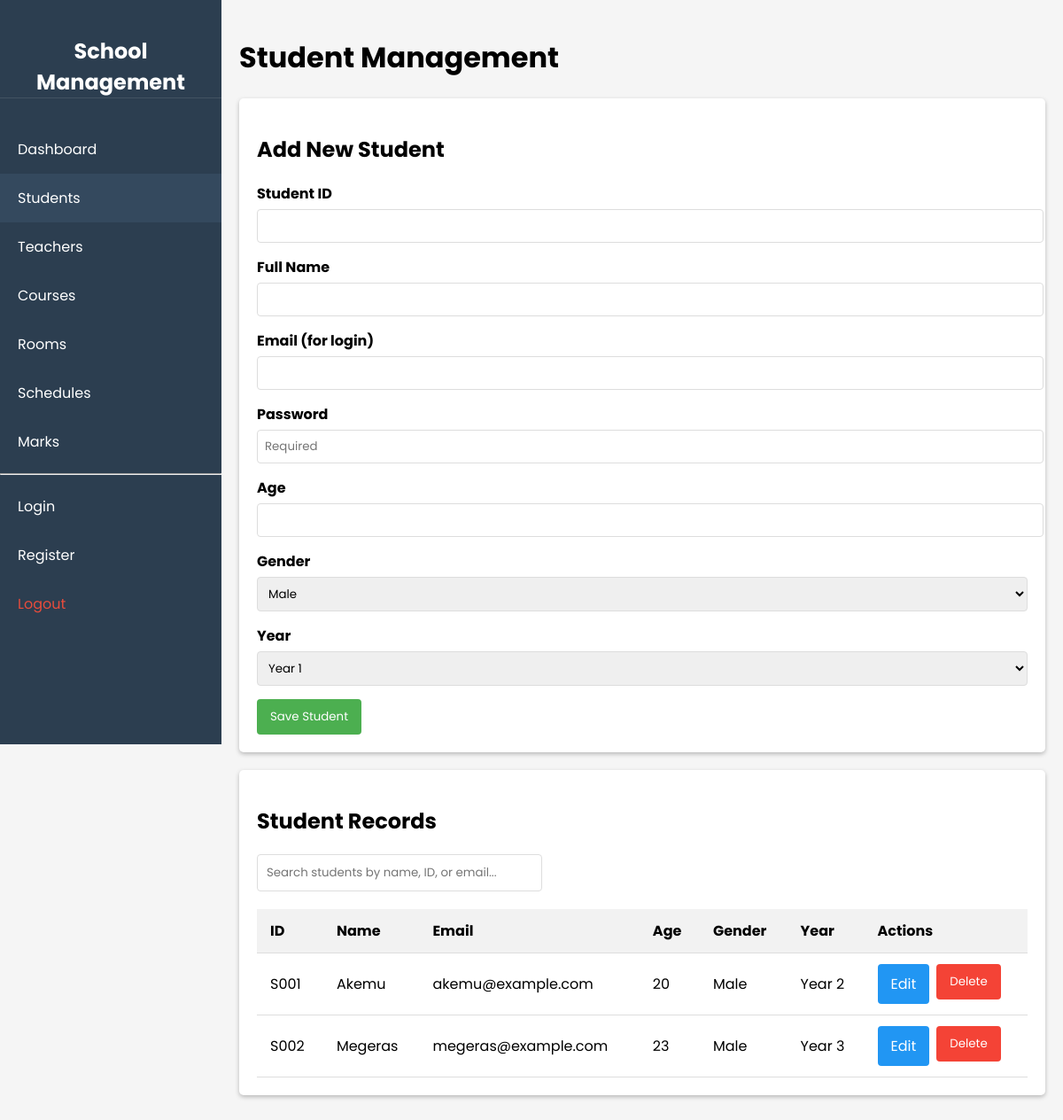
The app's page /students.php (signed in) with its own data.
### tables this page shows
CREATE TABLE students (
    stud_id VARCHAR(10) PRIMARY KEY,
    stud_name VARCHAR(50) NOT NULL,
    email VARCHAR(100) UNIQUE,
    age INT,
    sex ENUM('M', 'F'),
    year INT,
    phone VARCHAR(20) DEFAULT NULL
);

### students.php (the view, shortened to what this page needs)
<?php
require_once "dbcon.php";
$student = ['stud_id' => '', 'stud_name' => '', 'email' => '', 'age' => '', 'sex' => 'M', 'year' => '1'];
$students = [];
$result = $db->query("SELECT stud_id, stud_name, email, age, sex, year FROM students ORDER BY stud_name");
if ($result) {
    $students = $result->fetch_all(MYSQLI_ASSOC);
}
?>
<!DOCTYPE html>
<html lang="en">
<head>
    <link rel="stylesheet" href="css/students.css">
</head>
<body>
    <div class="container">
        <?php require_once 'sidebar.php'; ?>
        <div class="main-content">
            <h1>Student Management</h1>
            <div class="card">
                <h2><?php echo empty($_GET['edit']) ? 'Add New Student' : 'Edit Student'; ?></h2>
                <form method="POST" action="students.php<?php echo isset($_GET['edit']) ? '?edit=' . htmlspecialchars($_GET['edit']) : ''; ?>">
                    <div class="form-group">
                        <label for="stud_id">Student ID</label>
                        <input type="text" id="stud_id" name="stud_id"
                               value="<?php echo htmlspecialchars($student['stud_id']); ?>" required>
                    </div>
                    <div class="form-group">
                        <label for="stud_name">Full Name</label>
                        <input type="text" id="stud_name" name="stud_name"
                               value="<?php echo htmlspecialchars($student['stud_name']); ?>" required>
                    </div>
                    <div class="form-group">
                        <label for="email">Email (for login)</label>
                        <input type="email" id="email" name="email"
                               value="<?php echo htmlspecialchars($student['email'] ?? ''); ?>" <?php echo empty($_GET['edit']) ? 'required' : ''; ?>>
                    </div>
                    <div class="form-group">
                        <label for="password">Password</label>
                        <input type="password" id="password" name="password" minlength="6"
                               placeholder="<?php echo isset($_GET['edit']) ? 'Leave blank to keep current' : 'Required'; ?>"
                               <?php echo empty($_GET['edit']) ? 'required' : ''; ?>>
                    </div>
                    <div class="form-group">
                        <label for="age">Age</label>
                        <input type="number" id="age" name="age" min="10" max="99"
                               value="<?php echo htmlspecialchars($student['age']); ?>">
                    </div>
                    <div class="form-group">
                        <label for="sex">Gender</label>
                        <select id="sex" name="sex">
                            <option value="M" <?php echo ($student['sex'] == 'M') ? 'selected' : ''; ?>>Male</option>
                        </select>
                    </div>
                    <div class="form-group">
                        <label for="year">Year</label>
                        <select id="year" name="year">
                            <?php for ($i = 1; $i <= 5; $i++):  ?>
                                <option value="<?php echo $i; ?>"
                                    <?php echo ($student['year'] == $i) ? 'selected' : ''; ?>>
                                    Year <?php echo $i; ?>
                                </option>
                            <?php endfor; ?>
                        </select>
                    </div>
                    <button type="submit" name="save_student">Save Student</button>
                </form>
            </div>
            <div class="card">
                <h2>Student Records</h2>
                <div class="search-box">
                    <input type="text" id="searchInput" placeholder="Search students by name, ID, or email...">
                </div>
                <table id="studentTable">
                    <thead>
                        <tr>
                            <th>ID</th>
                            <th>Name</th>
                            <th>Email</th>
                            <th>Age</th>
                            <th>Gender</th>
                            <th>Year</th>
                            <th>Actions</th>
                        </tr>
                    </thead>
                    <tbody>
                        <?php foreach ($students as $s): ?>
                            <tr>
                                <td><?php echo htmlspecialchars($s['stud_id']); ?></td>
                                <td><?php echo htmlspecialchars($s['stud_name']); ?></td>
                                <td><?php echo htmlspecialchars($s['email'] ?? 'N/A'); ?></td>
                                <td><?php echo htmlspecialchars($s['age']); ?></td>
                                <td><?php echo ($s['sex'] == 'M') ? 'Male' : 'Female'; ?></td>
                                <td>Year <?php echo htmlspecialchars($s['year']); ?></td>
                                <td class="btn-container">
                                    <a href="students.php?edit=<?php echo urlencode($s['stud_id']); ?>
                                        " class="btn btn-edit">Edit</a>
                                    <form method="POST" action="students.php" style="display:inline;">
                                        <button type="submit" name="delete_student" class="btn btn-danger"
                                                onclick="return confirm('Are you sure you want to delete this student and their login account?')">Delete</button>
                                    </form>
                                </td>
                            </tr>
                        <?php endforeach; ?>
                    </tbody>
                </table>
            </div>
        </div>
    </div>
</body>
</html>

### css/students.css (style rules this page uses)
* { font-family: 'Poppins', Arial, sans-serif; }
body { margin: 0; padding: 0; background-color: #f5f5f5; }
.container { min-height: 100vh; }
.main-content { margin-left: 250px; padding: 20px; }
.card { background: white; border-radius: 5px; box-shadow: 0 2px 5px rgba(0,0,0,0.25); padding: 20px; margin-bottom: 20px; }
table { width: 100%; border-collapse: collapse; }
th, td { padding: 12px 15px; text-align: left; border-bottom: 1px solid #ddd; }
th { background-color: #f2f2f2; }
.form-group { margin-bottom: 15px; }
label { display: block; margin-bottom: 5px; font-weight: bold; }
input, select { width: 100%; padding: 8px; border: 1px solid #ddd; border-radius: 4px; }
button { background-color: #4CAF50; color: white; padding: 10px 15px; border: none; border-radius: 4px; cursor: pointer; text-decoration: none; }
.btn { color: white; padding: 10px 15px; border: none; border-radius: 4px; cursor: pointer; text-decoration: none; }
.btn-container { display: flex; gap: 8px; }
.btn-danger { background-color: #f44336; }
.btn-edit { background-color: #2196F3; }
.search-box { margin-bottom: 20px; }
.search-box input { width: 300px; padding: 10px; }

### records on screen
students: stud_id "S001", stud_name "Akemu", email "akemu@example.com", age "20", sex "Male", year "2"
students: stud_id "S002", stud_name "Megeras", email "megeras@example.com", age "23", sex "Male", year "3"
